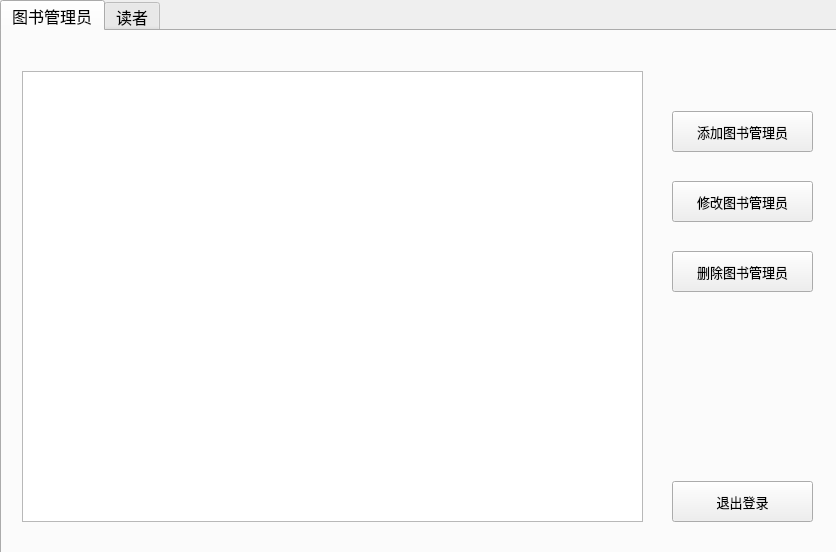
<?xml version="1.0" encoding="UTF-8"?>
<ui version="4.0">
 <class>admin</class>
 <widget class="QWidget" name="admin">
  <property name="geometry">
   <rect>
    <x>0</x>
    <y>0</y>
    <width>836</width>
    <height>552</height>
   </rect>
  </property>
  <property name="windowTitle">
   <string>Administrator</string>
  </property>
  <widget class="QTabWidget" name="tabWidget">
   <property name="geometry">
    <rect>
     <x>0</x>
     <y>0</y>
     <width>841</width>
     <height>561</height>
    </rect>
   </property>
   <property name="font">
    <font>
     <pointsize>12</pointsize>
    </font>
   </property>
   <property name="styleSheet">
    <string notr="true">MyLabel { qproperty-pixmap: url(pixmap.png); }</string>
   </property>
   <property name="currentIndex">
    <number>0</number>
   </property>
   <widget class="QWidget" name="tab">
    <attribute name="title">
     <string>图书管理员</string>
    </attribute>
    <widget class="QPushButton" name="exit_1">
     <property name="geometry">
      <rect>
       <x>670</x>
       <y>450</y>
       <width>141</width>
       <height>41</height>
      </rect>
     </property>
     <property name="font">
      <font>
       <pointsize>10</pointsize>
      </font>
     </property>
     <property name="text">
      <string>退出登录</string>
     </property>
    </widget>
    <widget class="QPushButton" name="change_1">
     <property name="geometry">
      <rect>
       <x>670</x>
       <y>150</y>
       <width>141</width>
       <height>41</height>
      </rect>
     </property>
     <property name="font">
      <font>
       <pointsize>10</pointsize>
      </font>
     </property>
     <property name="text">
      <string>修改图书管理员</string>
     </property>
    </widget>
    <widget class="QPushButton" name="add_1">
     <property name="geometry">
      <rect>
       <x>670</x>
       <y>80</y>
       <width>141</width>
       <height>41</height>
      </rect>
     </property>
     <property name="font">
      <font>
       <pointsize>10</pointsize>
      </font>
     </property>
     <property name="text">
      <string>添加图书管理员</string>
     </property>
    </widget>
    <widget class="QTableView" name="tableView_1">
     <property name="geometry">
      <rect>
       <x>20</x>
       <y>40</y>
       <width>621</width>
       <height>451</height>
      </rect>
     </property>
    </widget>
    <widget class="QPushButton" name="delete_1">
     <property name="geometry">
      <rect>
       <x>670</x>
       <y>220</y>
       <width>141</width>
       <height>41</height>
      </rect>
     </property>
     <property name="font">
      <font>
       <pointsize>10</pointsize>
      </font>
     </property>
     <property name="text">
      <string>删除图书管理员</string>
     </property>
    </widget>
   </widget>
   <widget class="QWidget" name="tab_2">
    <attribute name="title">
     <string>读者</string>
    </attribute>
    <widget class="QTableView" name="tableView_2">
     <property name="geometry">
      <rect>
       <x>20</x>
       <y>40</y>
       <width>621</width>
       <height>451</height>
      </rect>
     </property>
    </widget>
    <widget class="QPushButton" name="add_2">
     <property name="geometry">
      <rect>
       <x>670</x>
       <y>80</y>
       <width>141</width>
       <height>41</height>
      </rect>
     </property>
     <property name="font">
      <font>
       <pointsize>10</pointsize>
      </font>
     </property>
     <property name="text">
      <string>添加读者</string>
     </property>
    </widget>
    <widget class="QPushButton" name="change_2">
     <property name="geometry">
      <rect>
       <x>670</x>
       <y>150</y>
       <width>141</width>
       <height>41</height>
      </rect>
     </property>
     <property name="font">
      <font>
       <pointsize>10</pointsize>
      </font>
     </property>
     <property name="text">
      <string>修改读者</string>
     </property>
    </widget>
    <widget class="QPushButton" name="delete_2">
     <property name="geometry">
      <rect>
       <x>670</x>
       <y>220</y>
       <width>141</width>
       <height>41</height>
      </rect>
     </property>
     <property name="font">
      <font>
       <pointsize>10</pointsize>
      </font>
     </property>
     <property name="text">
      <string>删除读者</string>
     </property>
    </widget>
    <widget class="QPushButton" name="exit_2">
     <property name="geometry">
      <rect>
       <x>670</x>
       <y>450</y>
       <width>141</width>
       <height>41</height>
      </rect>
     </property>
     <property name="font">
      <font>
       <pointsize>10</pointsize>
      </font>
     </property>
     <property name="text">
      <string>退出登录</string>
     </property>
    </widget>
   </widget>
  </widget>
 </widget>
 <resources/>
 <connections/>
</ui>
